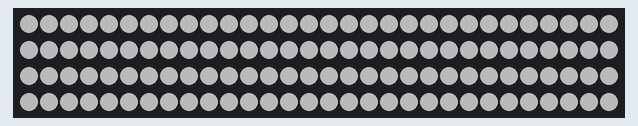
The sketch below on a simulated Arduino Uno, built with avr-gcc and run on an emulated ATmega328P. Parts: 120 RGB LEDs in strip order, left to right, continuing on the next row. Dim RGB values are drawn brighter than linear.

Above: at 1.1 s.
At 19.83 s:
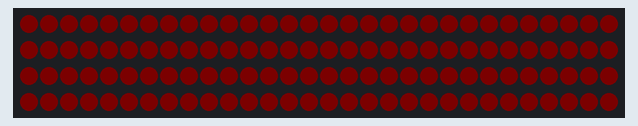
At 37.98 s:
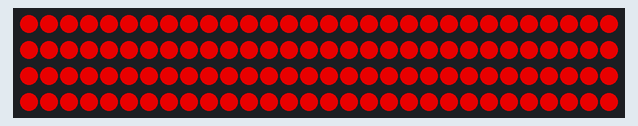

The sketch:

magic.ino.ino
```cpp
#include "FastLED.h"

#define NUM_LEDS 120 // Adjust to match your 120 NeoPixel LEDs
#define PIN 6        // The pin connected to Din to control the LEDs

CRGB leds[NUM_LEDS];

void setup() {
  FastLED.addLeds<WS2812B, PIN, GRB>(leds, NUM_LEDS).setCorrection(TypicalLEDStrip);
  FastLED.setMaxPowerInVoltsAndMilliamps(5, 1500); // Set power limit of LED strip to 5V, 1500mA
  FastLED.clear();                                  // Initialize all LEDs to "OFF"
}

void loop() {
  fadeAnimation(255, 255, 255); // White
  fadeAnimation(255, 0, 0);     // Red
  // Add other colors as needed
}

void fadeAnimation(int red, int green, int blue) {
  float r, g, b;

  // FADE IN
  for (int i = 0; i <= 255; i++) {
    r = (i / 256.0) * red;
    g = (i / 256.0) * green;
    b = (i / 256.0) * blue;
    fill_solid(leds, NUM_LEDS, CRGB(r, g, b));
    FastLED.show();
    delay(2);
  }

  // FADE OUT
  for (int i = 255; i >= 0; i--) {
    r = (i / 256.0) * red;
    g = (i / 256.0) * green;
    b = (i / 256.0) * blue;
    fill_solid(leds, NUM_LEDS, CRGB(r, g, b));
    FastLED.show();
    delay(2);
  }
}
```
